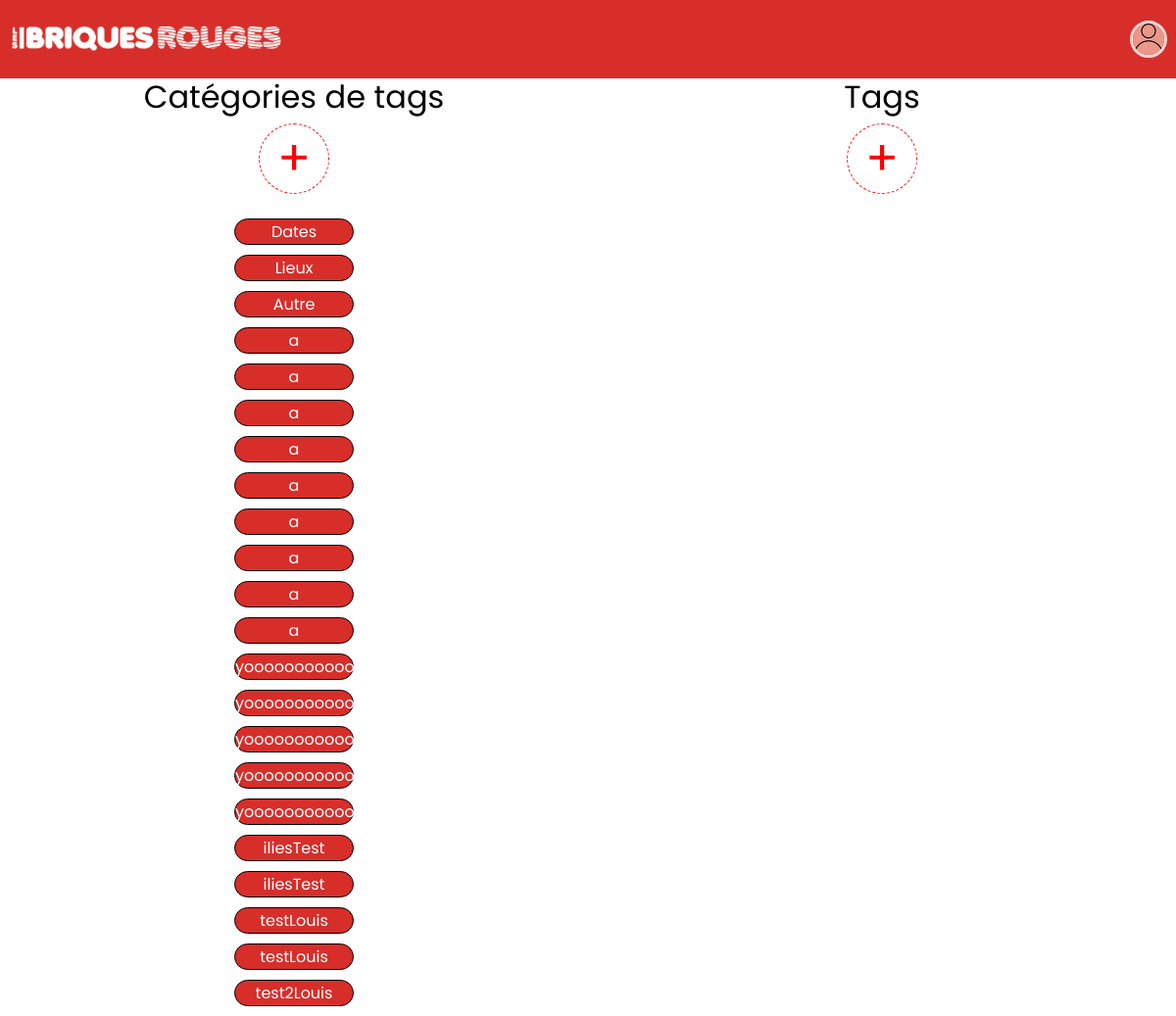
Screenshot of /tags.php (signed in) with the database file from the repository.
### tables this page shows
CREATE TABLE IF NOT EXISTS `categorie` (
  `Id_Catégorie` int(11) NOT NULL AUTO_INCREMENT,
  `Nom` varchar(50) NOT NULL,
  `Créateur` varchar(50) NOT NULL,
  PRIMARY KEY (`Id_Catégorie`)
);

### tags.php (the view, shortened to what this page needs)
<!DOCTYPE html>
<html lang="fr">
<head>
  <link rel="stylesheet" type="text/css" href="style/style.css" />
</head>
<body>
  <header>
    <a href="accueil.php"><img src="images/logoLONGUEURBlanc.png" alt="logo_longueur_blanc" id="logo_longueur_blanc" /></a>
    <div id="container_header_right">
      <img src="images/pdp_user.jpg" alt="pdp_utilisateur" id="pdp_user" />
    </div>
  </header>
  <div id="container_tags">
    <span id="catégories_de_tags">
      <h1>Catégories de tags</h1>
        <div class="plus" id="plus_cat">+</div><br/>
				<?php
				require('connect.php');
				$sqlQuery = 'SELECT * FROM categorie';
				$recipesStatement = $PDO->query($sqlQuery);
				$catego = $recipesStatement->fetchAll();
							foreach ($catego as $cat) {
									echo '<div class="cat" id_cat="'.$cat['Id_Catégorie'].'">'.$cat['Nom'].'</div></br>';
							}
				?>
    </span>
    <span id="Tags">
      <h1>Tags</h1>
      <div class="plus" id="plus_tag">+</div><br/>
    </span>
  </div>
</body>
</html>

### style/style.css (style rules this page uses)
body * { font-family: "Poppins", arial; }
body { margin: 0; font-family: arial; }
header { top: 0; width: 100%; height: 80px; display: flex; align-items: center; z-index: 9; justify-content: space-between; background-color: #D72E2A; position:-webkit-sticky; position: sticky; }
header > a { display: flex; align-items: center; }
#logo_longueur_blanc { height: 70px; }
#pdp_user { margin-right: 9px; cursor: pointer; height: 32px; width: 32px; border: 3px solid rgba(255,255,255,.8); border-radius: 50%; }
#container_header_right { display: flex; align-items: center; justify-content: space-between; }
#pdp_profil, #pdp_user { object-fit: cover; }
#container_tags { width: 100vw; display: flex; flex-direction: row; }
#catégories_de_tags { text-align: center; width: 50vw; height: 50%; display: block; }
#Tags { text-align: center; width: 50vw; }
.plus { margin-left:50%; transform: translateX(-50%); color: red; display: flex; align-items: center; justify-content: center; font-size:50px; cursor:pointer; height: 50px ; width: 50px; padding: 10px ; border: 1px dashed red; border-radius:50%; }
.h1, .h2, .h3, .h4, .h5, .h6, h1, h2, h3, h4, h5, h6 { margin-top: 0; margin-bottom: .5rem; font-weight: 500; line-height: 1.2; }
.cat { text-align: center; background-color: #D72E2A; color: white; cursor: pointer; display: inline-block; width: 10vw; border:1px solid black; margin-bottom: 10px; border-radius: 20px; }

### rows the page displays
categorie: Nom "Dates"
categorie: Nom "Lieux"
categorie: Nom "Autre"
categorie: Nom "a"
categorie: Nom "a"
categorie: Nom "a"
categorie: Nom "a"
categorie: Nom "a"
categorie: Nom "a"
categorie: Nom "a"
categorie: Nom "a"
categorie: Nom "a"
categorie: Nom "yooooooooooooooooooo"
categorie: Nom "yooooooooooooooooooo"
categorie: Nom "yooooooooooooooooooo"
categorie: Nom "yooooooooooooooooooo"
categorie: Nom "yooooooooooooooooooo"
categorie: Nom "iliesTest"
categorie: Nom "iliesTest"
categorie: Nom "testLouis"
categorie: Nom "testLouis"
categorie: Nom "test2Louis"
